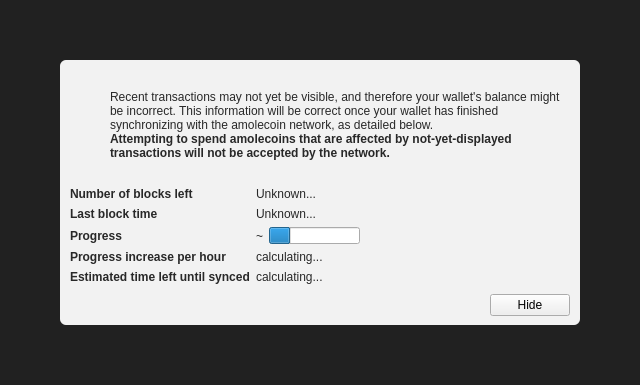
<?xml version="1.0" encoding="UTF-8"?>
<ui version="4.0">
 <class>ModalOverlay</class>
 <widget class="ModalOverlay" name="ModalOverlay">
  <property name="geometry">
   <rect>
    <x>0</x>
    <y>0</y>
    <width>640</width>
    <height>385</height>
   </rect>
  </property>
  <property name="windowTitle">
   <string>Form</string>
  </property>
  <layout class="QVBoxLayout" name="verticalLayout" stretch="0">
   <property name="sizeConstraint">
    <enum>QLayout::SetDefaultConstraint</enum>
   </property>
   <property name="leftMargin">
    <number>0</number>
   </property>
   <property name="topMargin">
    <number>0</number>
   </property>
   <property name="rightMargin">
    <number>0</number>
   </property>
   <property name="bottomMargin">
    <number>0</number>
   </property>
   <item>
    <widget class="QWidget" name="bgWidget" native="true">
     <property name="styleSheet">
      <string notr="true">#bgWidget { background: rgba(0,0,0,220); }</string>
     </property>
     <layout class="QVBoxLayout" name="verticalLayoutMain" stretch="1">
      <property name="leftMargin">
       <number>60</number>
      </property>
      <property name="topMargin">
       <number>60</number>
      </property>
      <property name="rightMargin">
       <number>60</number>
      </property>
      <property name="bottomMargin">
       <number>60</number>
      </property>
      <item>
       <widget class="QWidget" name="contentWidget" native="true">
        <property name="styleSheet">
         <string notr="true">#contentWidget { background: rgba(255,255,255,240); border-radius: 6px; }

QLabel { color: rgb(40,40,40);  }</string>
        </property>
        <layout class="QVBoxLayout" name="verticalLayoutSub" stretch="1,0,0,0">
         <property name="spacing">
          <number>0</number>
         </property>
         <property name="leftMargin">
          <number>10</number>
         </property>
         <property name="topMargin">
          <number>10</number>
         </property>
         <property name="rightMargin">
          <number>10</number>
         </property>
         <property name="bottomMargin">
          <number>10</number>
         </property>
         <item>
          <layout class="QHBoxLayout" name="horizontalLayoutIconText" stretch="0,1">
           <property name="topMargin">
            <number>20</number>
           </property>
           <item>
            <layout class="QVBoxLayout" name="verticalLayoutIcon">
             <property name="leftMargin">
              <number>0</number>
             </property>
             <item>
              <widget class="QPushButton" name="warningIcon">
               <property name="enabled">
                <bool>false</bool>
               </property>
               <property name="text">
                <string/>
               </property>
               <property name="icon">
                <iconset>
                 <normaloff>:/icons/warning</normaloff>
                 <disabledoff>:/icons/warning</disabledoff>:/icons/warning</iconset>
               </property>
               <property name="iconSize">
                <size>
                 <width>48</width>
                 <height>48</height>
                </size>
               </property>
               <property name="flat">
                <bool>true</bool>
               </property>
              </widget>
             </item>
             <item>
              <spacer name="verticalSpacerWarningIcon">
               <property name="orientation">
                <enum>Qt::Vertical</enum>
               </property>
               <property name="sizeHint" stdset="0">
                <size>
                 <width>20</width>
                 <height>40</height>
                </size>
               </property>
              </spacer>
             </item>
            </layout>
           </item>
           <item>
            <layout class="QVBoxLayout" name="verticalLayoutInfoText">
             <property name="leftMargin">
              <number>0</number>
             </property>
             <property name="topMargin">
              <number>0</number>
             </property>
             <item>
              <widget class="QLabel" name="infoText">
               <property name="text">
                <string>Recent transactions may not yet be visible, and therefore your wallet's balance might be incorrect. This information will be correct once your wallet has finished synchronizing with the amolecoin network, as detailed below.</string>
               </property>
               <property name="textFormat">
                <enum>Qt::RichText</enum>
               </property>
               <property name="wordWrap">
                <bool>true</bool>
               </property>
              </widget>
             </item>
             <item>
              <widget class="QLabel" name="infoTextStrong">
               <property name="font">
                <font>
                 <weight>75</weight>
                 <bold>true</bold>
                </font>
               </property>
               <property name="text">
                <string>Attempting to spend amolecoins that are affected by not-yet-displayed transactions will not be accepted by the network.</string>
               </property>
               <property name="textFormat">
                <enum>Qt::RichText</enum>
               </property>
               <property name="wordWrap">
                <bool>true</bool>
               </property>
              </widget>
             </item>
             <item>
              <spacer name="verticalSpacerInTextSpace">
               <property name="orientation">
                <enum>Qt::Vertical</enum>
               </property>
               <property name="sizeHint" stdset="0">
                <size>
                 <width>20</width>
                 <height>40</height>
                </size>
               </property>
              </spacer>
             </item>
            </layout>
           </item>
          </layout>
         </item>
         <item>
          <spacer name="verticalSpacerAfterText">
           <property name="orientation">
            <enum>Qt::Vertical</enum>
           </property>
           <property name="sizeHint" stdset="0">
            <size>
             <width>20</width>
             <height>40</height>
            </size>
           </property>
          </spacer>
         </item>
         <item>
          <layout class="QFormLayout" name="formLayout">
           <property name="fieldGrowthPolicy">
            <enum>QFormLayout::FieldsStayAtSizeHint</enum>
           </property>
           <property name="horizontalSpacing">
            <number>6</number>
           </property>
           <property name="verticalSpacing">
            <number>6</number>
           </property>
           <property name="topMargin">
            <number>10</number>
           </property>
           <item row="0" column="0">
            <widget class="QLabel" name="labelNumberOfBlocksLeft">
             <property name="font">
              <font>
               <weight>75</weight>
               <bold>true</bold>
              </font>
             </property>
             <property name="text">
              <string>Number of blocks left</string>
             </property>
            </widget>
           </item>
           <item row="0" column="1">
            <widget class="QLabel" name="numberOfBlocksLeft">
             <property name="text">
              <string>Unknown...</string>
             </property>
            </widget>
           </item>
           <item row="1" column="0">
            <widget class="QLabel" name="labelLastBlockTime">
             <property name="font">
              <font>
               <weight>75</weight>
               <bold>true</bold>
              </font>
             </property>
             <property name="text">
              <string>Last block time</string>
             </property>
            </widget>
           </item>
           <item row="1" column="1">
            <widget class="QLabel" name="newestBlockDate">
             <property name="sizePolicy">
              <sizepolicy hsizetype="Maximum" vsizetype="Preferred">
               <horstretch>0</horstretch>
               <verstretch>0</verstretch>
              </sizepolicy>
             </property>
             <property name="text">
              <string>Unknown...</string>
             </property>
            </widget>
           </item>
           <item row="2" column="0">
            <widget class="QLabel" name="labelSyncDone">
             <property name="font">
              <font>
               <weight>75</weight>
               <bold>true</bold>
              </font>
             </property>
             <property name="text">
              <string>Progress</string>
             </property>
            </widget>
           </item>
           <item row="2" column="1">
            <layout class="QHBoxLayout" name="horizontalLayoutSync" stretch="0,1">
             <item>
              <widget class="QLabel" name="percentageProgress">
               <property name="text">
                <string notr="true">~</string>
               </property>
              </widget>
             </item>
             <item>
              <widget class="QProgressBar" name="progressBar">
               <property name="value">
                <number>24</number>
               </property>
               <property name="format">
                <string/>
               </property>
              </widget>
             </item>
            </layout>
           </item>
           <item row="4" column="0">
            <widget class="QLabel" name="labelProgressIncrease">
             <property name="font">
              <font>
               <weight>75</weight>
               <bold>true</bold>
              </font>
             </property>
             <property name="text">
              <string>Progress increase per hour</string>
             </property>
            </widget>
           </item>
           <item row="4" column="1">
            <widget class="QLabel" name="progressIncreasePerH">
             <property name="text">
              <string>calculating...</string>
             </property>
            </widget>
           </item>
           <item row="5" column="0">
            <widget class="QLabel" name="labelEstimatedTimeLeft">
             <property name="font">
              <font>
               <weight>75</weight>
               <bold>true</bold>
              </font>
             </property>
             <property name="text">
              <string>Estimated time left until synced</string>
             </property>
            </widget>
           </item>
           <item row="5" column="1">
            <widget class="QLabel" name="expectedTimeLeft">
             <property name="text">
              <string>calculating...</string>
             </property>
            </widget>
           </item>
          </layout>
         </item>
         <item>
          <layout class="QHBoxLayout" name="horizontalLayoutButtons">
           <property name="leftMargin">
            <number>10</number>
           </property>
           <property name="topMargin">
            <number>10</number>
           </property>
           <item>
            <spacer name="horizontalSpacer">
             <property name="orientation">
              <enum>Qt::Horizontal</enum>
             </property>
             <property name="sizeHint" stdset="0">
              <size>
               <width>40</width>
               <height>20</height>
              </size>
             </property>
            </spacer>
           </item>
           <item>
            <widget class="QPushButton" name="closeButton">
             <property name="text">
              <string>Hide</string>
             </property>
            </widget>
           </item>
          </layout>
         </item>
        </layout>
       </widget>
      </item>
     </layout>
    </widget>
   </item>
  </layout>
 </widget>
 <customwidgets>
  <customwidget>
   <class>ModalOverlay</class>
   <extends>QWidget</extends>
   <header>modaloverlay.h</header>
   <container>1</container>
  </customwidget>
 </customwidgets>
 <resources/>
 <connections/>
</ui>
